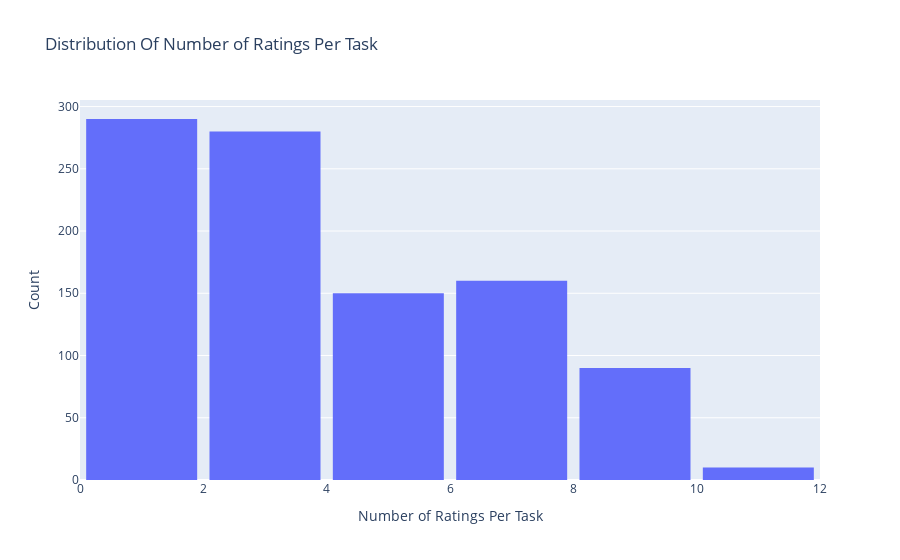
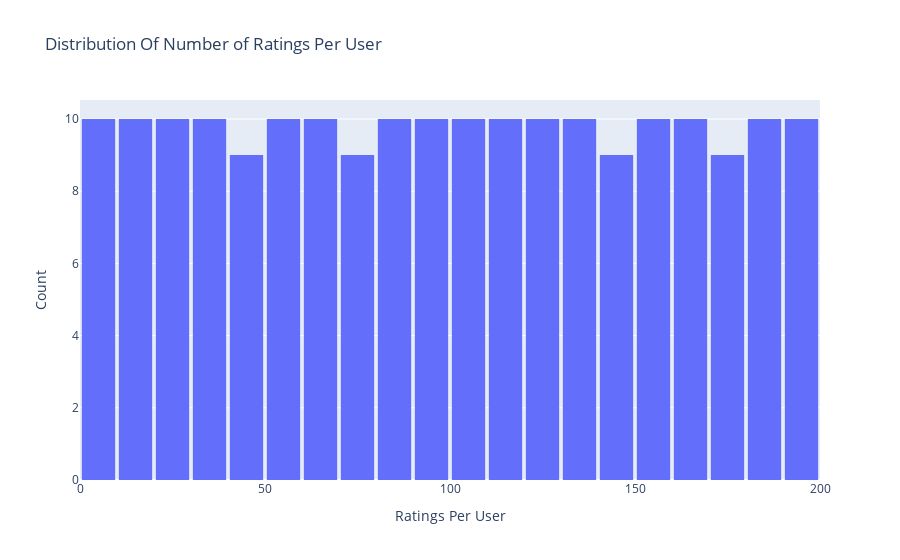

Source (notebook cell) for these figures, in order:
### Code cell
combined_task_data.groupby('TaskId')['rating'].count().sort_values(ascending=True).head()

filter_interview = combined_task_data['TaskId']==0
combined_task_data[filter_interview]['TaskName'].unique()

#add
# Create trace
trace = go.Histogram(x = combined_task_data.TaskId,
                     name = 'Ratings',
                     xbins = dict(start = 0,
                                  end = 200,
                                  size = 2))
# Create layout
layout = go.Layout(title = 'Distribution Of Number of Ratings Per Task',
                   xaxis = dict(title = 'Number of Ratings Per Task'),
                   yaxis = dict(title = 'Count'),
                   bargap = 0.1)

# Create plot
fig = go.Figure(data=[trace], layout=layout)
iplot(fig)
#add

#add
# Create trace
trace = go.Histogram(x = combined_task_data.id,
                     name = 'Ratings',
                     xbins = dict(start = 0,
                                  end = 200,
                                  size = 10))
# Create layout
layout = go.Layout(title = 'Distribution Of Number of Ratings Per User',
                   xaxis = dict(title = 'Ratings Per User'),
                   yaxis = dict(title = 'Count'),
                   bargap = 0.1)

# Create plot
fig = go.Figure(data=[trace], layout=layout)
iplot(fig)
#add

### Figure 1 — Plotly figure (JSON) as saved in the notebook; plotly's stock layout.template omitted (floating-point values rounded to 4 significant figures; data arrays with more than 128 entries replaced by an {"elided": "..."} marker saying what was removed)
{"data": [{"name": "Ratings", "type": "histogram", "x": {"elided": "980 int values"}, "xbins": {"end": 200, "size": 2, "start": 0}}], "layout": {"bargap": 0.1, "title": {"text": "Distribution Of Number of Ratings Per Task"}, "xaxis": {"title": {"text": "Number of Ratings Per Task"}}, "yaxis": {"title": {"text": "Count"}}}}

### Figure 2 — Plotly figure (JSON) as saved in the notebook; plotly's stock layout.template omitted (floating-point values rounded to 4 significant figures; data arrays with more than 128 entries replaced by an {"elided": "..."} marker saying what was removed)
{"data": [{"name": "Ratings", "type": "histogram", "x": {"elided": "980 int values"}, "xbins": {"end": 200, "size": 10, "start": 0}}], "layout": {"bargap": 0.1, "title": {"text": "Distribution Of Number of Ratings Per User"}, "xaxis": {"title": {"text": "Ratings Per User"}}, "yaxis": {"title": {"text": "Count"}}}}
